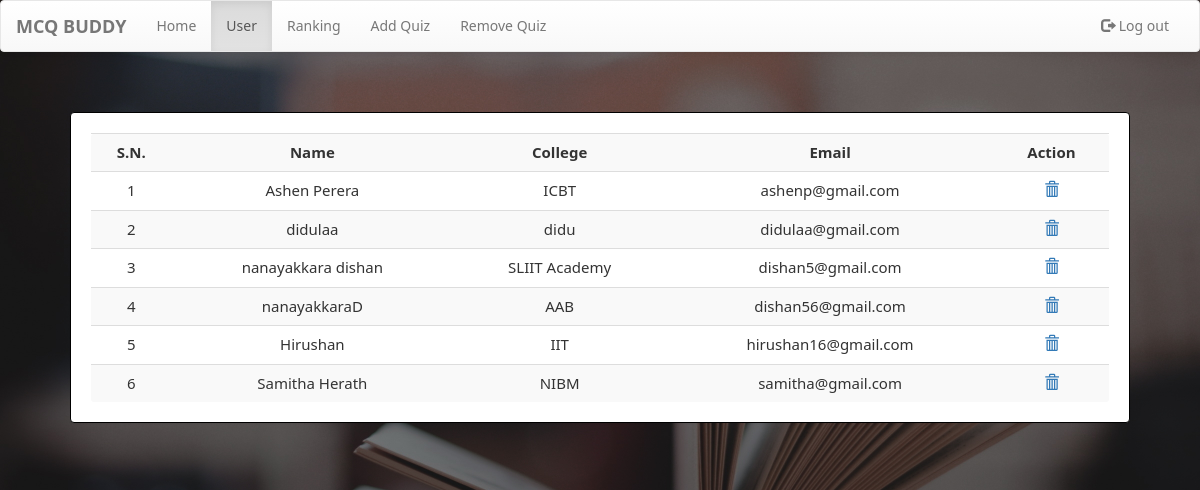
/dashboard.php?q=1 (signed in), run on the app's committed database.
### tables this page shows
CREATE TABLE `user` (
  `name` varchar(50) NOT NULL,
  `college` varchar(100) NOT NULL,
  `email` varchar(50) NOT NULL,
  `password` varchar(50) NOT NULL
);

### dashboard.php (the view, shortened to what this page needs)
<?php
    include_once 'database.php';
?>
<!DOCTYPE html>
<html>
<head>
    <link  rel="stylesheet" href="css/bootstrap.min.css"/>
    <link  rel="stylesheet" href="css/bootstrap-theme.min.css"/>
    <link rel="stylesheet" href="css/welcome.css">
    <link  rel="stylesheet" href="css/font.css">
</head>
<body>
    <nav class="navbar navbar-default title1">
        <div class="container-fluid">
            <div class="navbar-header">
                <a class="navbar-brand" href="Javascript:void(0)"><b>MCQ BUDDY</b></a>
            </div>
            <div class="collapse navbar-collapse" id="bs-example-navbar-collapse-1">
                <ul class="nav navbar-nav navbar-left">
                    <li <?php if(@$_GET['q']==0) echo'class="active"'; ?>><a href="dashboard.php?q=0">Home<span class="sr-only">(current)</span></a></li>
                    <li <?php if(@$_GET['q']==1) echo'class="active"'; ?>><a href="dashboard.php?q=1">User</a></li>
                    <li <?php if(@$_GET['q']==2) echo'class="active"'; ?>><a href="dashboard.php?q=2">Ranking</a></li>
                    <li class="dropdown <?php if(@$_GET['q']==4 || @$_GET['q']==5) echo'active"'; ?>">
                    <li><a href="dashboard.php?q=4">Add Quiz</a></li>
                    <li><a href="dashboard.php?q=5">Remove Quiz</a></li>
                </ul>
                <ul class="nav navbar-nav navbar-right">
                    <li <?php echo''; ?> > <a href="logout1.php?q=dashboard.php"><span class="glyphicon glyphicon-log-out" aria-hidden="true"></span>&nbsp;Log out</a></li>
                </ul>
            </div>
        </div>
    </nav>
    <div class="container">
        <div class="row">
            <div class="col-md-12">
                <?php
                    if(@$_GET['q']==1)
                    {
                        $result = mysqli_query($con,"SELECT * FROM user") or die('Error');
                        echo  '<div class="panel"><div class="table-responsive"><table class="table table-striped title1">
                        <tr><td><center><b>S.N.</b></center></td><td><center><b>Name</b></center></td><td><center><b>College</b></center></td><td><center><b>Email</b></center></td><td><center><b>Action</b></center></td></tr>';
                        $c=1;
                        while($row = mysqli_fetch_array($result))
                        {
                            $name = $row['name'];
                            $email = $row['email'];
                            $college = $row['college'];
                            echo '<tr><td><center>'.$c++.'</center></td><td><center>'.$name.'</center></td><td><center>'.$college.'</center></td><td><center>'.$email.'</center></td><td><center><a title="Delete User" href="update.php?demail='.$email.'"><b><span class="glyphicon glyphicon-trash" aria-hidden="true"></span></b></a></center></td></tr>';
                        }
                        echo '</table></div></div>';
                    }
                ?>
            </div>
        </div>
    </div>
</body>
</html>

### css/welcome.css (style rules this page uses)
* { box-sizing: border-box; }
body { background-color: #FFBE7C; margin: 0; font-family: Noto Sans; }
.panel { border-color:rgb(0, 0, 0); margin:40px; padding:20px; font: 15px "Noto Sans"; }

### dashboard.php (style rules this page uses)
body { width: 100%; background: url(image/book.jpg) ; background-position: center center; background-repeat: no-repeat; background-attachment: fixed; background-size: cover; }

### data on the page
user: name "Ashen Perera", college "ICBT", email "ashenp@gmail.com"
user: name "didulaa", college "didu", email "didulaa@gmail.com"
user: name "nanayakkara dishan", college "SLIIT Academy", email "dishan5@gmail.com"
user: name "nanayakkaraD", college "AAB", email "dishan56@gmail.com"
user: name "Hirushan", college "IIT", email "hirushan16@gmail.com"
user: name "Samitha Herath", college "NIBM", email "samitha@gmail.com"
